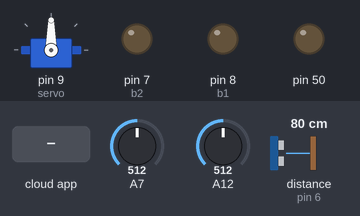
Simulated run of this sketch. Board: Arduino Mega 2560, built with avr-gcc and run on an emulated ATmega2560. Parts: servo, output pins drawn as LEDs (lit = HIGH). Wiring (inferred from the names in the program): range finder with pulse-width output: data pin 6. The inputs (shaded band) are chosen by the test bench; at power-on: A7 = 512, A12 = 512, distance to the obstacle (sensor on pin 6) 80 cm. The echo pulse lasts 58.3 µs per cm; the ROS host is connected and sends only what is stated.

Above: at 1.2 s.
1.3 s: A7 set to 3
2.8 s: A7 set to 0
At 3.8 s:
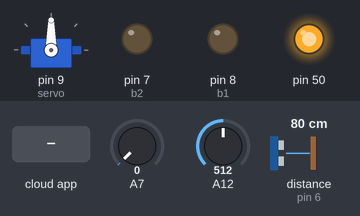
4.7 s: the phone or cloud app sets linear.x to -100
At 5.2 s:
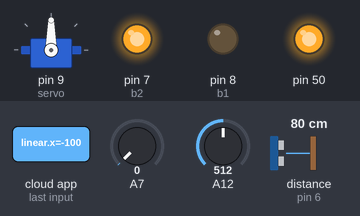
6.4 s: the phone or cloud app sets linear.x to 100
At 7.0 s:
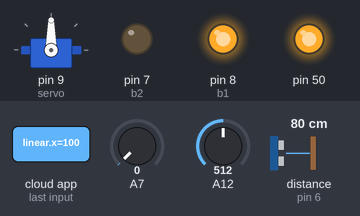
8.0 s: A7 set to 122
At 9.3 s:
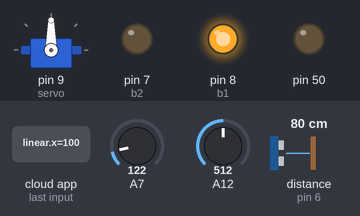
9.6 s: the phone or cloud app sets linear.x to -100
At 10.7 s:
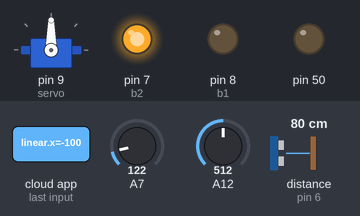
Timing chart, 0 to 12.2 s (numbered marks = the images above; inputs shaded):
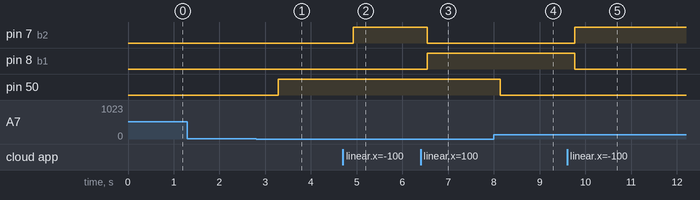

The sketch:

SensorPublisher.ino
```cpp
#include <Servo.h>
/////////// Sonar ///////


Servo servo;


//// ROS libraries and variables

#include <ros.h>
#include <std_msgs/String.h>
#include <geometry_msgs/Twist.h>

ros::NodeHandle  nh;
geometry_msgs::Twist sens_msg;
geometry_msgs::Twist rec_msg;
geometry_msgs::Twist lords_command;
const int pwPin = 6;
long pulse;

// cambiar el topico a "sensor"
ros::Publisher sensor("sensor", &sens_msg);

int distance;
int b1 = 8;
int b2 = 7;
long peso;

/// FOTO

long luz;

void messageCb(const geometry_msgs::Twist& toggle_msg){
  lords_command = toggle_msg;
}

ros::Subscriber<geometry_msgs::Twist> sub("motors", &messageCb );

long anVolt, inches, cm;

int sum = 0; //

int avgrange = 20; //

int freq;

void setup() {

  //// ROS node

  nh.initNode();
  nh.advertise(sensor);
  nh.subscribe(sub);


  /////////////////////////////////// SERVO

  servo.attach(9);

  /////////////////////////////////// DC

  pinMode(b1, OUTPUT);
  pinMode(b2, OUTPUT);

  /////////////////////////////////////// GALGA

  pinMode(A12,INPUT);

  /////////////////////////////////////// FOTORRESISTENCIA

  pinMode(A7,INPUT);

  ////////// LUZ

  pinMode(50, OUTPUT);

}

void loop() {

/////// FOTORRESISTENCIA Y LUZ

luz = analogRead(A7);

////////////////////////////////////    ROS    //////////////////////////////////////////////////////////////////


/////////////////////////////////////////////////////////////////////////////////////////////////////////////
/////////////////////////////////////////// SONAR ///////////////////////////////////////////////////////////
 /* for (int i = 0; i < avgrange ; i++)

  {
    anVolt = analogRead(A0) / 2;
    sum += anVolt;
    delay(100);
  }
*/

  pulse = pulseIn(pwPin, HIGH);
  inches = pulse / 147;
  cm = inches * 2.54 + 4;

  // Obtener distancia
  sens_msg.linear.x = cm;

  // Obtener peso

  peso = analogRead(A12);

  sens_msg.linear.y = peso;

  // Obtener luz

  sens_msg.linear.z = luz;

  if(sens_msg.linear.z < 2){
  digitalWrite(50, HIGH);
 } else {
  digitalWrite(50, LOW);
  }

  sensor.publish(&sens_msg);
  nh.spinOnce();
  delay(20);

  cm = 0;
  sum = 0;

  //////////////////////////////////////////////////////////////////////////////////////////////////////////

  ///////////////////////////////////       MOTORES //////////////////////////////////////////////////////////////////////////77


  ///// 1.- SERVO
  servo.write(90);
  ///// 2.- Motor


  if (lords_command.linear.x == -1){
      digitalWrite(b1, LOW);
      digitalWrite(b2, HIGH);
  } else if (lords_command.linear.x == 1) {
      digitalWrite(b1, HIGH);
      digitalWrite(b2, LOW);
      if (lords_command.linear.y == 2) {
         servo.write(180);
      }
  } else if (lords_command.linear.x == 0) {
      digitalWrite(b1, LOW);
      digitalWrite(b2, LOW);
  }

  delay(500);

}
```

Measured:
- the behaviour switches between 2 and 1 on A7 (found by bisection; images 0 and 1)
- after the input at 1.3 s, every drawn part: stays the same
- after the input at 2.8 s, pin 50: LOW → HIGH after 0.48 s
- after the input at 4.7 s, pin 7 (b2): LOW → HIGH after 0.22 s
- after the input at 6.4 s, pin 7 (b2): HIGH → LOW after 0.14 s; pin 8 (b1): LOW → HIGH after 0.14 s
- after the input at 8.0 s, pin 50: HIGH → LOW after 0.13 s
- after the input at 9.6 s, pin 7 (b2): LOW → HIGH after 0.17 s; pin 8 (b1): HIGH → LOW after 0.17 s
